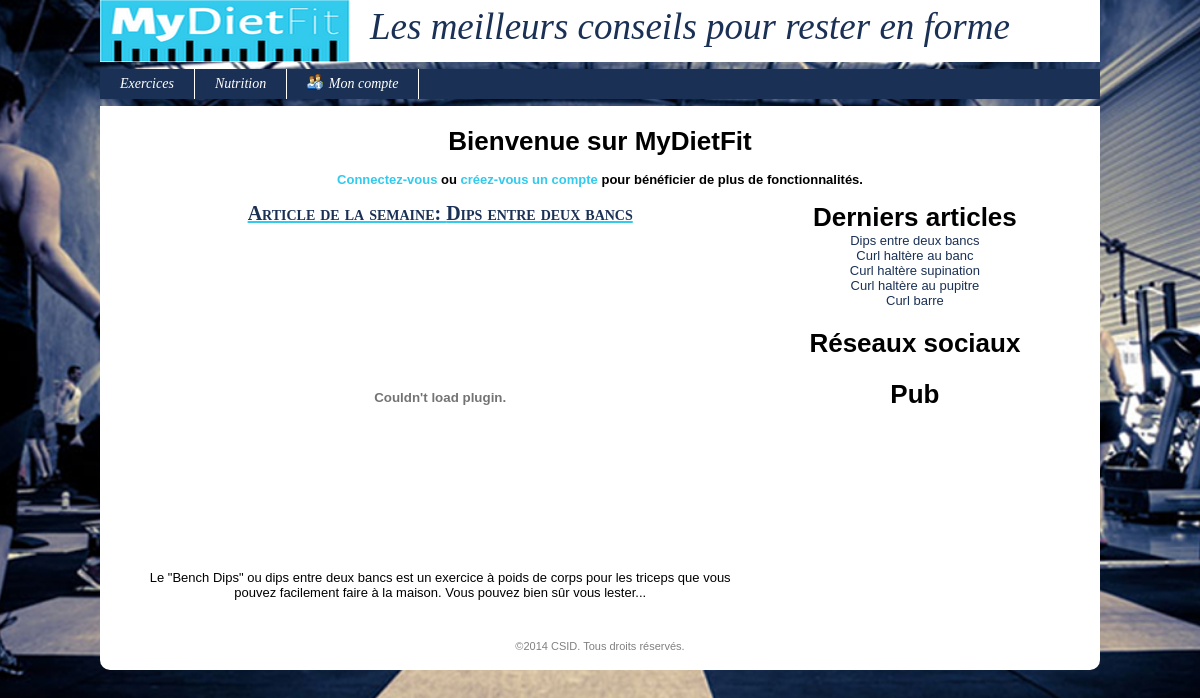
The page / on the database its author committed.
### tables this page shows
CREATE TABLE IF NOT EXISTS `ficheexercice` (
  `idFicheExercice` int(11) unsigned NOT NULL AUTO_INCREMENT,
  `titre` varchar(45) DEFAULT NULL,
  `resume` varchar(1000) DEFAULT NULL,
  `description` varchar(5000) NOT NULL DEFAULT '',
  `dateAjout` datetime DEFAULT NULL,
  `idPartieCorps` int(10) unsigned DEFAULT NULL,
  `video` varchar(1000) NOT NULL DEFAULT '',
  `image1` varchar(100) NOT NULL DEFAULT '',
  `image2` varchar(100) NOT NULL DEFAULT '',
  `image3` varchar(100) NOT NULL DEFAULT '',
  `imageResume` varchar(100) NOT NULL DEFAULT '',
  PRIMARY KEY (`idFicheExercice`),
  KEY `FK_ficheexercice_1` (`idPartieCorps`)
);

### modules/fonctions/php/generale.inc.php (called while the page is built, shortened)
<?php
function getRequest($nomChamp, $elseValue = null)
{
	return (isset($_REQUEST[$nomChamp]) && $_REQUEST[$nomChamp]) ? $_REQUEST[$nomChamp] : $elseValue;
}
?>

### config.inc.php (called while the page is built, shortened)
<?php
$_CONFIG = array
(
	"DB_ServerHost" => "localhost",
	"DB_Username" => "root",
    "DB_Password" => "",
    "DB_Database" => "mydietfit_bdd",
    "DIR_Control" => "controleurs/",
    "DIR_View" => "vues/",
    "DIR_Model" => "modules/fonctions/php/",
    "DIR_Dynamic" => "modules/fonctions/js/",
    "DIR_XML" => "modules/fonctions/xml/",
    "DIR_Plugin" => "modules/plugins/",
    "DIR_CSS" => "modules/themes/",
    "DIR_Attachment" => "ressources/documents/",
    "DIR_Image" => "ressources/images/",
	"EML_Envoi" => false,
	"EML_ServerSMTP" => "",
	"EML_PortSMTP" => "",
);
?>

### modules/fonctions/php/identification.inc.php (called while the page is built, shortened)
<?php
function estConnecte($idUtilisateur = null, $login = null)
{
	$result = isset($_SESSION['idUtilisateur']) && !empty($_SESSION['idUtilisateur']);
	return $result;
}
?>

### modules/fonctions/php/exercices.inc.php (called while the page is built, shortened)
<?php
function getLeDernierExercice()
{
	$req = "SELECT * FROM ficheexercice where dateAjout = (SELECT MAX(dateAjout) FROM ficheexercice)";
	$conx = connexion();
	$res = mysql_query($req, $conx) or die ("<u>Erreur SQL (getLeDernierExercice)</u>: ".mysql_error()." <br>");
	$unExercice = mysql_fetch_assoc($res);
	return $unExercice;
}
function getLes5DerniersExercices()
{
	$req = "SELECT * from ficheexercice ORDER BY dateAjout DESC LIMIT 0,5";
	$conx = connexion();
	$res = mysql_query($req, $conx) or die ("<u>Erreur SQL (getLes5DerniersExercices()</u>: ".mysql_error()."<br>");
	$lesExercices = array();
	$ligne = mysql_fetch_assoc($res);
	while($ligne != false)
	{
		$lesExercices[] = $ligne;
		$ligne = mysql_fetch_assoc($res);
	}
	return $lesExercices;
}
?>

### vues/v_menu.php (the view, shortened to what this page needs)
	<div id="menu">
		<ul>
			<li <?php if($uc == "exercice") echo "style='background:#32CAED'";?>> <a href="index.php?uc=exercice&action=lstExercice"> Exercices </a>
			</li>
			<li <?php if($uc == "nutrition") echo "style='background:#32CAED'";?>> <a href="index.php?uc=nutrition&action=lstNutrition"> Nutrition </a>
			</li>
			<li> <a href="index.php?uc=identif&action=frmConnexion"><img src="<?php echo $_CONFIG['DIR_Image']; ?>menuUserInfo.png"> <?php if(estConnecte()) echo $_SESSION['login']; else echo "Mon compte"; ?> </a>
			</li>
		</ul>
	</div>
</div>
<div id="content">

### vues/v_accueil.php
<h1>Bienvenue sur MyDietFit </h1><br>
<?php if(!estConnecte()) { ?>
	<div style="display: inline-block"><h4><a style="color: #32CAED" href="index.php?uc=identif&action=frmConnexion">Connectez-vous</a> ou <a style="color: #32CAED" href="index.php?uc=identif&action=frmCreerCompte">créez-vous un compte</a> pour bénéficier de plus de fonctionnalités.</h1></div><br><br>
<?php } ?>
<div style="float: left; width: 66%">
	<h2><a href="index.php?uc=exercice&action=v_exercice&idExercice=<?php echo $unExercice['idFicheExercice'] ?>">Article de la semaine: <?php echo $unExercice['titre'] ?></a></h2><br>
	<?php if($unExercice['video']) echo "<object width='560' height='315'><param name='movie' value='//$unExercice[video]?hl=fr_FR&amp;version=3&amp;rel=0'></param><param name='allowFullScreen' value='true'></param><param name='allowscriptaccess' value='always'></param><embed src='//$unExercice[video]?hl=fr_FR&amp;version=3&amp;rel=0' type='application/x-shockwave-flash' width='560' height='315' allowscriptaccess='always' allowfullscreen='true'></embed></object>"; ?><br><br>
	<p><?php echo $unExercice['resume'] ?></p>
</div>
<div style="float: right; width: 33%">
	<div style="margin-bottom: 20px">
		<h1>Derniers articles</h1>
		<?php foreach($les5Exercices as $unExercice) { ?>
			<p><a href="index.php?uc=exercice&action=v_exercice&idExercice=<?php echo $unExercice['idFicheExercice'] ?>"><?php echo $unExercice['titre'] ?></a></p>
		<?php } ?>
	</div>
	<div style="margin-bottom: 20px">
		<h1>Réseaux sociaux</h1>
	</div>
	<div style="margin-bottom: 20px">
		<h1>Pub</h1>
	</div>
</div>

### rows shown on the page
ficheexercice: titre "Dips entre deux bancs", resume "Le \"Bench Dips\" ou dips entre deux bancs est un exercice à poids de corps pour les triceps que vous pouvez facilement faire à la maison. Vous pouvez bien sûr vous lester..."
ficheexercice: titre "Curl haltère au banc"
ficheexercice: titre "Curl haltère supination"
ficheexercice: titre "Curl haltère au pupitre"
ficheexercice: titre "Curl barre"
